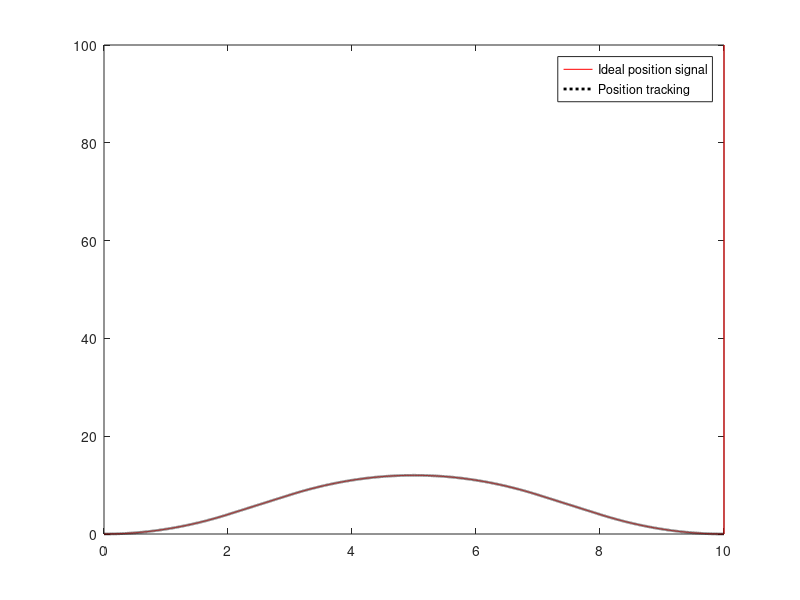
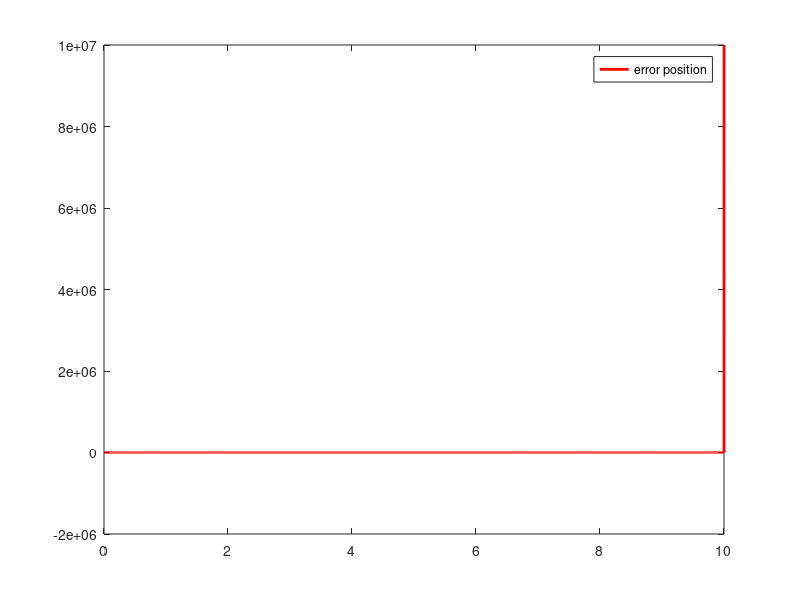
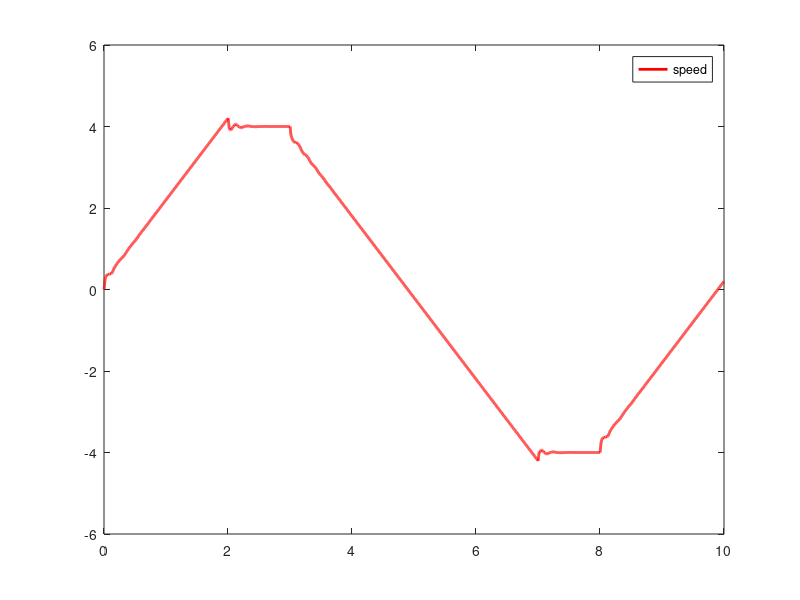
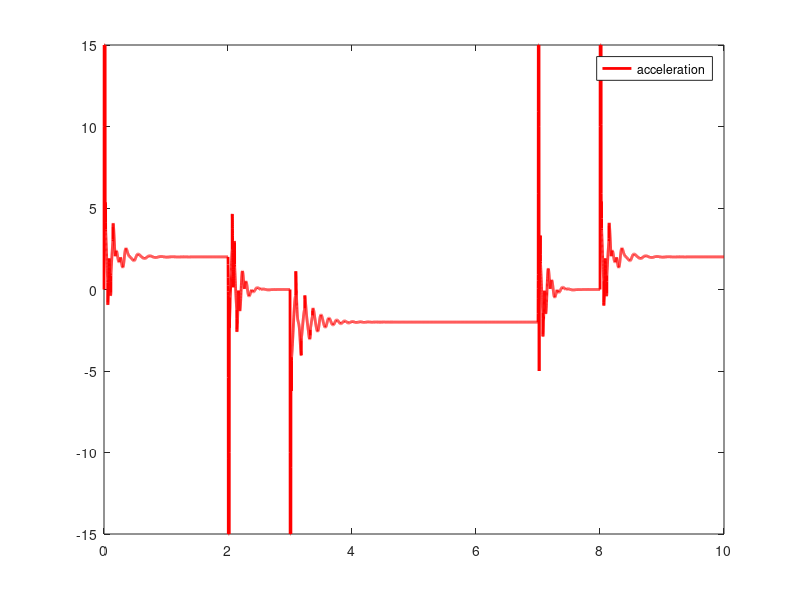

The MATLAB script that drew these images, in order:
% matlab中文只能识别gbk编码的，故这个文件为gbk编码
% 关闭其他窗口,
clear all;
close all;

% 时钟周期,真实为0.5ms, 此处单位为秒,故为0.0005s
period_time=0.0005;

% 被控系统仿真,简单处理为一个速度惯性环节和一个速度积分环节
% 被控对象取成 Y = 1 / ((T * s + 1) * s), 下面T取0.1
servo_sys=tf(1, [0.1,1,0]);
% 受控对象Z变换
dservo_sys=c2d(servo_sys,period_time,'z');
[servo_num,servo_den]=tfdata(dservo_sys,'v');

% 前馈滤波常数,为一阶互补滤波[y(n) = a * x + b * y(n - 1), b = 1 - a]
feedfoword_fliter_a = 475 / 1024;feedfoword_fliter_b = 549 / 1024;

% u为输出速度,u_1为计算过程中的u(k),u_2为计算过程中的u(k-1),u_3为计算过程中的u(k-2)
u_1=0.0;u_2=0.0;u_3=0.0;

% y为输出位置,yd为目标位置,下标1,2,3为过程中计算量
yd_1=0;yd_2=0;yd_3=0;
y_1=0;y_2=0;y_3=0;

% v为前馈速度,下标意义同上
v_1=0;v_2=0;v_3=0;

% kp,kvff,kaff初值,kp单位Hz,kvff无量纲,kaff单位s
kp_0=200 * 1000 / 2048;kvff=1;kaff=0;

% 位置限制,单位0.01mm
limit_position = 30;
% 当前误差,单位0.01mm
cur_e = 0;
kp=kp_0;
% 最大加加速度,最大加速度(m/s^2),最大速度(m/s)
limit_Tc = 5;limit_acc = 15;limit_u = 5;
% 接收的最大前馈速度(m/s),接受的最大前馈加速度(m/s^2)
limit_v = 5;limit_facc = 0.1;

% 计算时的输入向量,x(1)为e,单位为(m)
% x(2)为前馈速度,单位为(m/s),x(3)为前馈加速度单位为(m/s^2)
x=[0,0,0]';

% 总仿真时间为 20000 * period_time = 10s
for k=1:1:20000
    time(k)=k*period_time;

    % 目标yd构造，小于2s时，以2m/s^2匀加速运动
    if mod(time(k),10) < 2
        yd(k)=(time(k)) * (time(k));
    % 2~3s时，以4m/s匀速运动
    elseif mod(time(k),10) < 3
        yd(k)= time(k) * 4 - 4;
    % 3~5s时，以2m/s^2匀减速运动
    elseif mod(time(k),10) < 5
        yd(k)=12 - (5 - time(k)) * (5 - time(k));
    % 5~7s时，以2m/s^2方向匀加速运动
    elseif mod(time(k),10) < 7
        yd(k)= 12 - (time(k) - 5) * (time(k) - 5);
    % 7~8s时，以4m/s匀速运动
    elseif mod(time(k),10) < 8
        yd(k)= 8 - (time(k) - 7) * 4;
    % 8~10s时，以2m/s匀减速运动到速度为0
    else
        yd(k)= (10 - time(k)) * (10 - time(k));
    end

    % kaff自适应调整，暂时只是分离了加速和减速情况
    if v_1 > 0
        if x(3) > 0
            kaff = 2.1;
        else
            kaff = 1.7;
        end
    else
        if x(3) > 0
            kaff = 2.1;
        else
            kaff = 1.7;
        end
    end

    % kp自适应调整,sech函数调节最好,硬件限制下换成多项式调节
    if cur_e > 0
        if cur_e > limit_position
            kp = 1.55 * kp_0;
        else
        	% kp = (0.05 + 1.5 * (1 - sech(cur_e))) * kp_0;
            kp = (1.5 * cur_e / limit_position + 0.05) * kp_0;
        end
    else
        if cur_e < -limit_position
            kp = 1.55 * kp_0;
        else
        	% kp = (0.05 + 1.5 * (1 - sech(-cur_e ))) * kp_0;
            kp = (1.5 * (-cur_e) / limit_position + 0.05) * kp_0;
        end
    end

    % 速度计算，速度滤波避免反复出现加速度过大的剧烈变化
    u_1=kp*x(1)+kvff*x(2)+kaff*x(3);
    u_1= u_1 * 924 / 1024 + u_2 * 50 / 1024 + u_3 * 50 / 1024;
    u(k)=u_1;

    % 速度限制
    if u(k)>=limit_u
        u(k)=limit_u;
    end
    if u(k)<=-limit_u;
        u(k)=-limit_u;
    end

    % 加加速度限制
    acc(k) = (u(k) - u_2) / period_time;
    if k > 1
        if acc(k) -  acc(k - 1) > limit_Tc
            acc(k) =  acc(k - 1) + limit_Tc;
        end

        if acc(k) -  acc(k - 1) < -limit_Tc
            acc(k) =  acc(k - 1) - limit_Tc;
        end
    else
        if acc(k) > limit_Tc
            acc(k) = limit_Tc;
        end

        if acc(k) < -limit_Tc
            acc(k) = - limit_Tc;
        end
    end

    % 加速度限制
    if acc(k)>=limit_acc
        acc(k)=limit_acc;
    end
    if acc(k)<=-limit_acc
        acc(k)=-limit_acc;
    end

    u(k) = u_2 + period_time * acc(k);
    u_1 = u(k);

    % 由速度输出转为位置
    y(k)=-servo_den(2)*y_1-servo_den(3)*y_2+servo_num(2)*u_1+servo_num(3)*u_2;
    error(k)=yd(k)-y(k);

    yd_3=yd_2;yd_2=yd_1;yd_1=yd(k);
    y_3=y_2;y_2=y_1;y_1=y(k);
    u_3=u_2;u_2=u_1;
    v_1 = (yd_1-yd_2) / period_time;

    % 前馈速度限制
    if v_1 > limit_v
        v_1=limit_v;
    end

    if v_1 < -limit_v
        v_1=-limit_v;
    end

    % 前馈速度滤波
    v_1 = feedfoword_fliter_b * v_2 + feedfoword_fliter_a * v_1;

    x(1)=error(k);
    x(2)= v_1;
    x(3)=(v_1 - v_2)/ period_time;
    % 前馈加速度限制
    if x(3) > limit_facc
        x(3) = limit_facc;
    end
    if x(3) < -limit_facc
        x(3) = -limit_facc;
    end
    v_2 = v_1;

    % 转换e单位到0.01mm，方便查看
    error_100(k) = error(k) * 100 * 1000;
    cur_e = error_100(k);
end

% 目标yd和实际y图,x轴为时间单位s,y单位为m
figure(1);
plot(time,yd,'r',time,y,'k:','linewidth',2);
legend('Ideal position signal','Position tracking');

% 位置误差e图,横轴为时间单位,纵轴单位为0.01mm
figure(2);
plot(time,error_100,'r','linewidth',2);
legend('error position');

% 输出速度图,单位为m/s
figure(3);
plot(time,u,'r','linewidth',2);
legend('speed');

% 输出加速度图,单位为m/s^2
figure(4);
plot(time,acc,'r','linewidth',2);
legend('acceleration');
